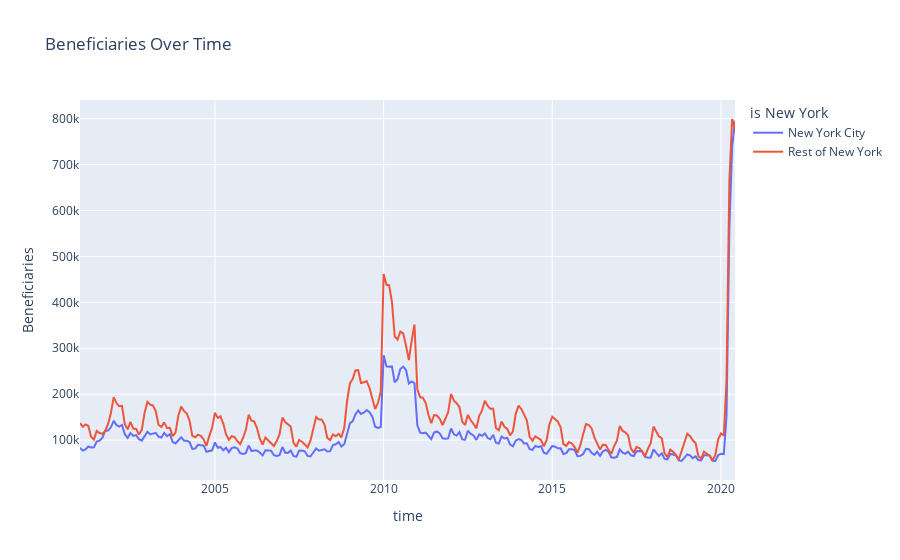

Here is the notebook cell this chart was saved with:
### Code cell
fig= px.line(new_data, x="time", y="Beneficiaries", color='is New York',title="Beneficiaries Over Time")
fig.show()
fig.write_image("beneficiaries_over_time.png")

### Figure 1 — Plotly figure (JSON) as saved in the notebook; plotly's stock layout.template omitted (floating-point values rounded to 4 significant figures; data arrays with more than 128 entries replaced by an {"elided": "..."} marker saying what was removed)
{"data": [{"hovertemplate": "is New York=New York City<br>time=%{x}<br>Beneficiaries=%{y}<extra></extra>", "legendgroup": "New York City", "line": {"color": "#636efa", "dash": "solid"}, "mode": "lines", "name": "New York City", "orientation": "v", "showlegend": true, "type": "scatter", "x": {"elided": "234 str values"}, "xaxis": "x", "y": {"elided": "234 int values"}, "yaxis": "y"}, {"hovertemplate": "is New York=Rest of New York<br>time=%{x}<br>Beneficiaries=%{y}<extra></extra>", "legendgroup": "Rest of New York", "line": {"color": "#EF553B", "dash": "solid"}, "mode": "lines", "name": "Rest of New York", "orientation": "v", "showlegend": true, "type": "scatter", "x": {"elided": "234 str values"}, "xaxis": "x", "y": {"elided": "234 int values"}, "yaxis": "y"}], "layout": {"legend": {"title": {"text": "is New York"}, "tracegroupgap": 0}, "title": {"text": "Beneficiaries Over Time"}, "xaxis": {"anchor": "y", "domain": [0, 1], "title": {"text": "time"}}, "yaxis": {"anchor": "x", "domain": [0, 1], "title": {"text": "Beneficiaries"}}}}
